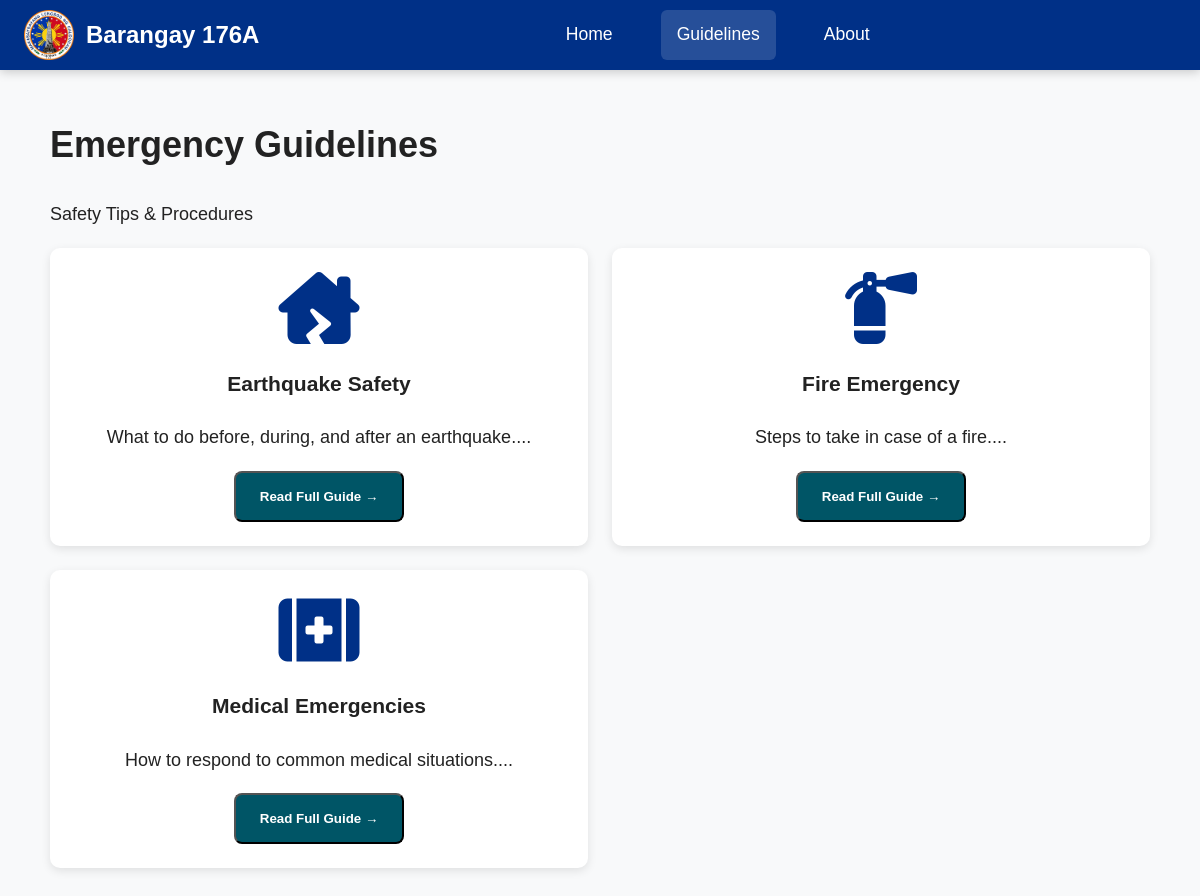
The page /?page=guidelines on the database its author committed.
### tables this page shows
CREATE TABLE `guidelines` (
  `id` int(11) NOT NULL,
  `title` varchar(150) NOT NULL,
  `description` text NOT NULL,
  `icon_class` varchar(50) DEFAULT 'fas fa-info-circle',
  `slug` varchar(100) DEFAULT NULL
);

### content/guidelines.php (the view, shortened to what this page needs)
<h1>Emergency Guidelines</h1>
<p>Safety Tips & Procedures</p>
<div class="card-grid">
    <?php
    $stmt = $pdo->query("SELECT * FROM guidelines");
    while ($row = $stmt->fetch()) {
        $title = htmlspecialchars($row['title']);
        $desc = htmlspecialchars($row['description']);
        $short = htmlspecialchars(substr($row['description'], 0, 120)) . '...';
    ?>
        <div class="card">
            <i class="<?= htmlspecialchars($row['icon_class'] ?? 'fas fa-info-circle') ?> fa-4x" style="color:#003087;"></i>
            <h3><?= $title ?></h3>
            <p><?= $short ?></p>
            <button class="btn btn-blue read-more-btn" data-title="<?= $title ?>" data-desc="<?= $desc ?>">
                Read Full Guide →
            </button>
        </div>
    <?php } ?>
</div>

### index.php (shortened to what this page needs)
<?php
include 'includes/db.php';
$page = $_GET['page'] ?? 'home';
$page = in_array($page, ['home', 'guidelines', 'about']) ? $page : 'home';
?>
<!DOCTYPE html>
<html lang="en">
<head>
    <link rel="stylesheet" href="https://cdnjs.cloudflare.com/ajax/libs/font-awesome/6.5.0/css/all.min.css">
    <link rel="stylesheet" href="css/style.css">
</head>
<body>
<header>
    <div class="logo">
        <img src="images/caloocan_seal.png" alt="Barangay 176A" style="height:50px;">
        Barangay 176A
    </div>
    <nav class="desktop-nav">
        <a href="?page=home" class="<?= $page === 'home' ? 'active' : '' ?>">Home</a>
        <a href="?page=guidelines" class="<?= $page === 'guidelines' ? 'active' : '' ?>">Guidelines</a>
        <a href="?page=about" class="<?= $page === 'about' ? 'active' : '' ?>">About</a>
    </nav>
</header>
<main class="container">
    <?php
    switch ($page) {
        case 'guidelines':
            include 'content/guidelines.php';
            break;
    }
    ?>
</main>
</body>
</html>

### css/style.css (style rules this page uses)
body { font-family:Arial,sans-serif; font-size:18px; line-height:1.7; background:#f8f9fa; color:#222; margin:0; }
header { background:#003087; color:white; height:70px; position:fixed; top:0; left:0; right:0; z-index:1000; display:flex; align-items:center; padding:0 1.5rem; justify-content:space-between; box-shadow:0 2px 10px rgba(0,0,0,0.2); }
.logo { display:flex; align-items:center; gap:12px; font-size:1.5rem; font-weight:bold; }
.logo img { height:50px; }
.desktop-nav { display:flex; gap:2rem; justify-content:center; flex:1; margin:0 2rem; }
.desktop-nav a { color:white; text-decoration:none; font-size:1.1rem; padding:0.6rem 1rem; border-radius:6px; }
.desktop-nav a:hover, .desktop-nav a.active { background:rgba(255,255,255,0.15); }
.container { max-width:1100px; margin:0 auto; padding:90px 1rem 3rem; min-height:calc(100vh - 70px); }
.card-grid { display:grid; grid-template-columns:1fr; gap:1.5rem; }
@media (min-width:600px) { .card-grid { grid-template-columns:repeat(2,1fr); } }
.card { background:white; border-radius:10px; padding:1.5rem; text-align:center; box-shadow:0 3px 10px rgba(0,0,0,0.1); }
.btn-blue { background:#005566; color:white; padding:1rem 1.5rem; border-radius:8px; text-decoration:none; font-weight:bold; }

### rows shown on the page
guidelines: title "Earthquake Safety", description "What to do before, during, and after an earthquake...."
guidelines: title "Fire Emergency", description "Steps to take in case of a fire...."
guidelines: title "Medical Emergencies", description "How to respond to common medical situations...."
